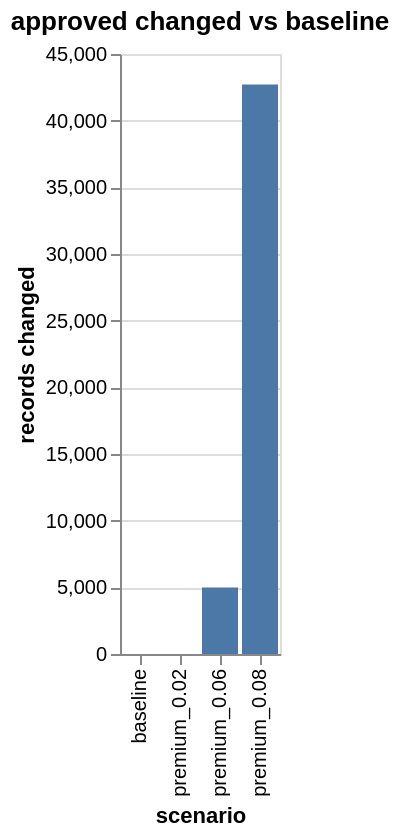
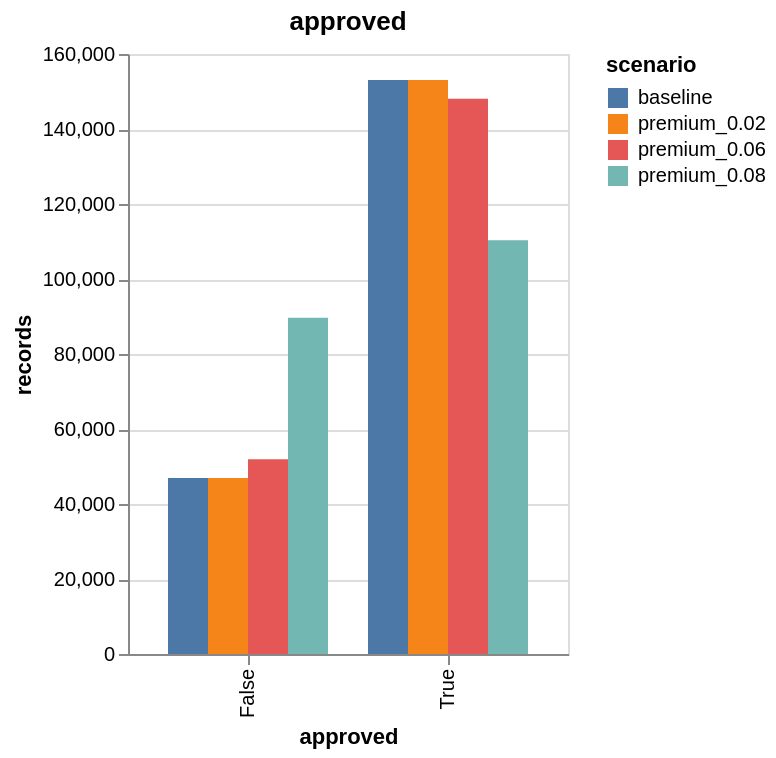
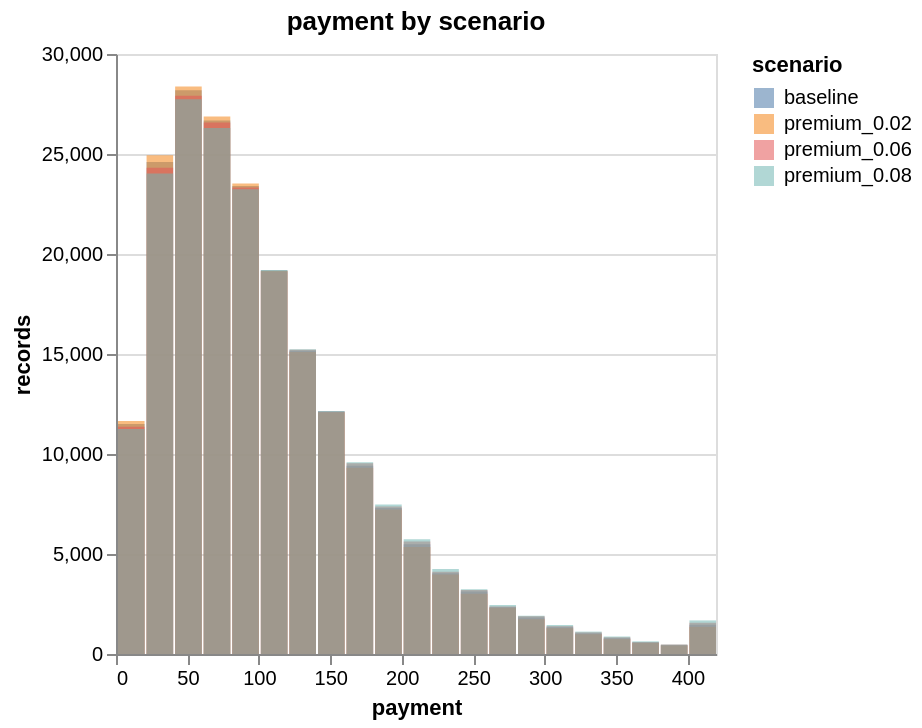
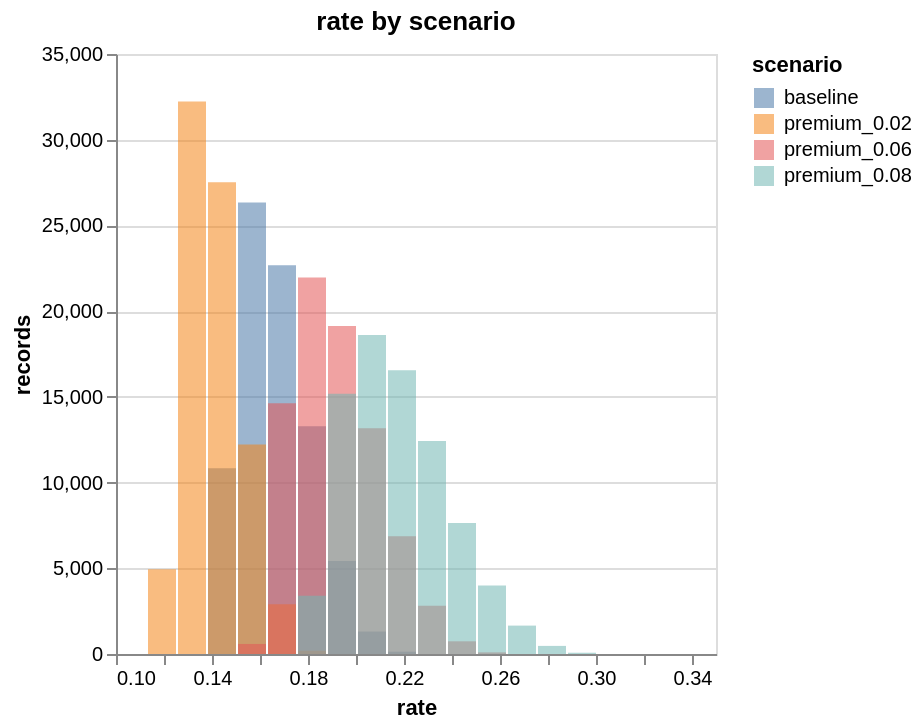

Notebook cell for these charts, in order:
### Code cell
result.show()

### Figure 1 — Vega-Lite specification as saved in the notebook (floating-point values rounded to 4 significant figures)
{"config": {"view": {"continuousWidth": 300, "continuousHeight": 300}}, "data": {"name": "data-efa2bae4e5b19e832a646f809c7d9238"}, "mark": {"type": "bar"}, "encoding": {"tooltip": [{"field": "scenario", "type": "nominal"}, {"field": "changed", "type": "quantitative"}, {"field": "compared", "type": "quantitative"}, {"field": "first", "title": "first changed record", "type": "quantitative"}], "x": {"field": "scenario", "sort": null, "type": "nominal"}, "y": {"field": "changed", "title": "records changed", "type": "quantitative"}}, "title": "approved changed vs baseline", "$schema": "https://vega.github.io/schema/vega-lite/v6.4.1.json", "datasets": {"data-efa2bae4e5b19e832a646f809c7d9238": [{"scenario": "baseline", "changed": 0, "compared": 200000, "first": null}, {"scenario": "premium_0.02", "changed": 0, "compared": 200000, "first": null}, {"scenario": "premium_0.06", "changed": 4986, "compared": 200000, "first": 22}, {"scenario": "premium_0.08", "changed": 42720, "compared": 200000, "first": 14}]}}

### Figure 2 — Vega-Lite specification as saved in the notebook (floating-point values rounded to 4 significant figures)
{"config": {"view": {"continuousWidth": 300, "continuousHeight": 300}}, "data": {"name": "data-7fa396ce431d6b666526570e9751a6c7"}, "mark": {"type": "bar"}, "encoding": {"color": {"field": "scenario", "type": "nominal"}, "tooltip": [{"field": "scenario", "type": "nominal"}, {"field": "value", "type": "nominal"}, {"field": "records", "type": "quantitative"}], "x": {"field": "value", "title": "approved", "type": "nominal"}, "xOffset": {"field": "scenario", "type": "nominal"}, "y": {"field": "records", "type": "quantitative"}}, "title": "approved", "$schema": "https://vega.github.io/schema/vega-lite/v6.4.1.json", "datasets": {"data-7fa396ce431d6b666526570e9751a6c7": [{"scenario": "baseline", "value": "True", "records": 153081}, {"scenario": "baseline", "value": "False", "records": 46919}, {"scenario": "premium_0.02", "value": "True", "records": 153081}, {"scenario": "premium_0.02", "value": "False", "records": 46919}, {"scenario": "premium_0.06", "value": "True", "records": 148095}, {"scenario": "premium_0.06", "value": "False", "records": 51905}, {"scenario": "premium_0.08", "value": "False", "records": 89639}, {"scenario": "premium_0.08", "value": "True", "records": 110361}]}}

### Figure 3 — Vega-Lite specification as saved in the notebook (floating-point values rounded to 4 significant figures)
{"config": {"view": {"continuousWidth": 300, "continuousHeight": 300}}, "data": {"name": "data-e528285dd50027264510df2d211274c2"}, "mark": {"type": "bar"}, "encoding": {"color": {"field": "scenario", "type": "nominal"}, "opacity": {"condition": {"param": "param_366548e304bb77de", "value": 0.55}, "value": 0.05}, "tooltip": [{"field": "scenario", "type": "nominal"}, {"field": "start", "format": ".4g", "type": "quantitative"}, {"field": "end", "format": ".4g", "type": "quantitative"}, {"field": "records", "type": "quantitative"}], "x": {"bin": "binned", "field": "start", "title": "payment", "type": "quantitative"}, "x2": {"field": "end"}, "y": {"field": "records", "stack": null, "type": "quantitative"}}, "params": [{"name": "param_366548e304bb77de", "select": {"type": "point", "fields": ["scenario"]}, "bind": "legend"}], "title": "payment by scenario", "$schema": "https://vega.github.io/schema/vega-lite/v6.4.1.json", "datasets": {"data-e528285dd50027264510df2d211274c2": [{"scenario": "baseline", "start": 0.0, "end": 20.0, "records": 11498}, {"scenario": "baseline", "start": 20.0, "end": 40.0, "records": 24604}, {"scenario": "baseline", "start": 40.0, "end": 60.0, "records": 28183}, {"scenario": "baseline", "start": 60.0, "end": 80.0, "records": 26679}, {"scenario": "baseline", "start": 80.0, "end": 100.0, "records": 23402}, {"scenario": "baseline", "start": 100.0, "end": 120.0, "records": 19188}, {"scenario": "baseline", "start": 120.0, "end": 140.0, "records": 15162}, {"scenario": "baseline", "start": 140.0, "end": 160.0, "records": 12126}, {"scenario": "baseline", "start": 160.0, "end": 180.0, "records": 9417}, {"scenario": "baseline", "start": 180.0, "end": 200.0, "records": 7305}, {"scenario": "baseline", "start": 200.0, "end": 220.0, "records": 5485}, {"scenario": "baseline", "start": 220.0, "end": 240.0, "records": 4039}, {"scenario": "baseline", "start": 240.0, "end": 260.0, "records": 3120}, {"scenario": "baseline", "start": 260.0, "end": 280.0, "records": 2333}, {"scenario": "baseline", "start": 280.0, "end": 300.0, "records": 1820}, {"scenario": "baseline", "start": 300.0, "end": 320.0, "records": 1340}, {"scenario": "baseline", "start": 320.0, "end": 340.0, "records": 1030}, {"scenario": "baseline", "start": 340.0, "end": 360.0, "records": 787}, {"scenario": "baseline", "start": 360.0, "end": 380.0, "records": 576}, {"scenario": "baseline", "start": 380.0, "end": 400.0, "records": 443}, {"scenario": "baseline", "start": 400.0, "end": 420.0, "records": 1463}, {"scenario": "premium_0.02", "start": 0.0, "end": 20.0, "records": 11646}, {"scenario": "premium_0.02", "start": 20.0, "end": 40.0, "records": 24942}, {"scenario": "premium_0.02", "start": 40.0, "end": 60.0, "records": 28372}, {"scenario": "premium_0.02", "start": 60.0, "end": 80.0, "records": 26869}, {"scenario": "premium_0.02", "start": 80.0, "end": 100.0, "records": 23525}, {"scenario": "premium_0.02", "start": 100.0, "end": 120.0, "records": 19160}, {"scenario": "premium_0.02", "start": 120.0, "end": 140.0, "records": 15098}, {"scenario": "premium_0.02", "start": 140.0, "end": 160.0, "records": 12087}, {"scenario": "premium_0.02", "start": 160.0, "end": 180.0, "records": 9318}, {"scenario": "premium_0.02", "start": 180.0, "end": 200.0, "records": 7223}, {"scenario": "premium_0.02", "start": 200.0, "end": 220.0, "records": 5348}, {"scenario": "premium_0.02", "start": 220.0, "end": 240.0, "records": 3978}, {"scenario": "premium_0.02", "start": 240.0, "end": 260.0, "records": 3010}, {"scenario": "premium_0.02", "start": 260.0, "end": 280.0, "records": 2312}, {"scenario": "premium_0.02", "start": 280.0, "end": 300.0, "records": 1738}, {"scenario": "premium_0.02", "start": 300.0, "end": 320.0, "records": 1291}, {"scenario": "premium_0.02", "start": 320.0, "end": 340.0, "records": 989}, {"scenario": "premium_0.02", "start": 340.0, "end": 360.0, "records": 745}, {"scenario": "premium_0.02", "start": 360.0, "end": 380.0, "records": 561}, {"scenario": "premium_0.02", "start": 380.0, "end": 400.0, "records": 430}, {"scenario": "premium_0.02", "start": 400.0, "end": 420.0, "records": 1358}, {"scenario": "premium_0.06", "start": 0.0, "end": 20.0, "records": 11365}, {"scenario": "premium_0.06", "start": 20.0, "end": 40.0, "records": 24311}, {"scenario": "premium_0.06", "start": 40.0, "end": 60.0, "records": 27909}, {"scenario": "premium_0.06", "start": 60.0, "end": 80.0, "records": 26569}, {"scenario": "premium_0.06", "start": 80.0, "end": 100.0, "records": 23321}, {"scenario": "premium_0.06", "start": 100.0, "end": 120.0, "records": 19143}, {"scenario": "premium_0.06", "start": 120.0, "end": 140.0, "records": 15211}, {"scenario": "premium_0.06", "start": 140.0, "end": 160.0, "records": 12128}, {"scenario": "premium_0.06", "start": 160.0, "end": 180.0, "records": 9541}, {"scenario": "premium_0.06", "start": 180.0, "end": 200.0, "records": 7381}, {"scenario": "premium_0.06", "start": 200.0, "end": 220.0, "records": 5624}, {"scenario": "premium_0.06", "start": 220.0, "end": 240.0, "records": 4109}, {"scenario": "premium_0.06", "start": 240.0, "end": 260.0, "records": 3203}, {"scenario": "premium_0.06", "start": 260.0, "end": 280.0, "records": 2376}, {"scenario": "premium_0.06", "start": 280.0, "end": 300.0, "records": 1882}, {"scenario": "premium_0.06", "start": 300.0, "end": 320.0, "records": 1391}, {"scenario": "premium_0.06", "start": 320.0, "end": 340.0, "records": 1081}, {"scenario": "premium_0.06", "start": 340.0, "end": 360.0, "records": 833}, {"scenario": "premium_0.06", "start": 360.0, "end": 380.0, "records": 590}, {"scenario": "premium_0.06", "start": 380.0, "end": 400.0, "records": 469}, {"scenario": "premium_0.06", "start": 400.0, "end": 420.0, "records": 1563}, {"scenario": "premium_0.08", "start": 0.0, "end": 20.0, "records": 11251}, {"scenario": "premium_0.08", "start": 20.0, "end": 40.0, "records": 24025}, {"scenario": "premium_0.08", "start": 40.0, "end": 60.0, "records": 27733}, {"scenario": "premium_0.08", "start": 60.0, "end": 80.0, "records": 26298}, {"scenario": "premium_0.08", "start": 80.0, "end": 100.0, "records": 23236}, {"scenario": "premium_0.08", "start": 100.0, "end": 120.0, "records": 19193}, {"scenario": "premium_0.08", "start": 120.0, "end": 140.0, "records": 15234}, {"scenario": "premium_0.08", "start": 140.0, "end": 160.0, "records": 12147}, {"scenario": "premium_0.08", "start": 160.0, "end": 180.0, "records": 9589}, {"scenario": "premium_0.08", "start": 180.0, "end": 200.0, "records": 7478}, {"scenario": "premium_0.08", "start": 200.0, "end": 220.0, "records": 5737}, {"scenario": "premium_0.08", "start": 220.0, "end": 240.0, "records": 4253}, {"scenario": "premium_0.08", "start": 240.0, "end": 260.0, "records": 3242}, {"scenario": "premium_0.08", "start": 260.0, "end": 280.0, "records": 2446}, {"scenario": "premium_0.08", "start": 280.0, "end": 300.0, "records": 1910}, {"scenario": "premium_0.08", "start": 300.0, "end": 320.0, "records": 1449}, {"scenario": "premium_0.08", "start": 320.0, "end": 340.0, "records": 1119}, {"scenario": "premium_0.08", "start": 340.0, "end": 360.0, "records": 874}, {"scenario": "premium_0.08", "start": 360.0, "end": 380.0, "records": 632}, {"scenario": "premium_0.08", "start": 380.0, "end": 400.0, "records": 474}, {"scenario": "premium_0.08", "start": 400.0, "end": 420.0, "records": 1680}]}}

### Figure 4 — Vega-Lite specification as saved in the notebook (floating-point values rounded to 4 significant figures)
{"config": {"view": {"continuousWidth": 300, "continuousHeight": 300}}, "data": {"name": "data-281c4e142983a3b104e41ee5840acaff"}, "mark": {"type": "bar"}, "encoding": {"color": {"field": "scenario", "type": "nominal"}, "opacity": {"condition": {"param": "param_366548e304bb77de", "value": 0.55}, "value": 0.05}, "tooltip": [{"field": "scenario", "type": "nominal"}, {"field": "start", "format": ".4g", "type": "quantitative"}, {"field": "end", "format": ".4g", "type": "quantitative"}, {"field": "records", "type": "quantitative"}], "x": {"bin": "binned", "field": "start", "title": "rate", "type": "quantitative"}, "x2": {"field": "end"}, "y": {"field": "records", "stack": null, "type": "quantitative"}}, "params": [{"name": "param_366548e304bb77de", "select": {"type": "point", "fields": ["scenario"]}, "bind": "legend"}], "title": "rate by scenario", "$schema": "https://vega.github.io/schema/vega-lite/v6.4.1.json", "datasets": {"data-281c4e142983a3b104e41ee5840acaff": [{"scenario": "baseline", "start": 0.1, "end": 0.1125, "records": 0}, {"scenario": "baseline", "start": 0.1125, "end": 0.125, "records": 0}, {"scenario": "baseline", "start": 0.125, "end": 0.1375, "records": 0}, {"scenario": "baseline", "start": 0.1375, "end": 0.15, "records": 10838}, {"scenario": "baseline", "start": 0.15, "end": 0.1625, "records": 26335}, {"scenario": "baseline", "start": 0.1625, "end": 0.175, "records": 22676}, {"scenario": "baseline", "start": 0.175, "end": 0.1875, "records": 13279}, {"scenario": "baseline", "start": 0.1875, "end": 0.2, "records": 5427}, {"scenario": "baseline", "start": 0.2, "end": 0.2125, "records": 1309}, {"scenario": "baseline", "start": 0.2125, "end": 0.225, "records": 133}, {"scenario": "baseline", "start": 0.225, "end": 0.2375, "records": 0}, {"scenario": "baseline", "start": 0.2375, "end": 0.25, "records": 0}, {"scenario": "baseline", "start": 0.25, "end": 0.2625, "records": 0}, {"scenario": "baseline", "start": 0.2625, "end": 0.275, "records": 0}, {"scenario": "baseline", "start": 0.275, "end": 0.2875, "records": 0}, {"scenario": "baseline", "start": 0.2875, "end": 0.3, "records": 0}, {"scenario": "baseline", "start": 0.3, "end": 0.3125, "records": 0}, {"scenario": "baseline", "start": 0.3125, "end": 0.325, "records": 0}, {"scenario": "baseline", "start": 0.325, "end": 0.3375, "records": 0}, {"scenario": "baseline", "start": 0.3375, "end": 0.35, "records": 0}, {"scenario": "premium_0.02", "start": 0.1, "end": 0.1125, "records": 0}, {"scenario": "premium_0.02", "start": 0.1125, "end": 0.125, "records": 4949}, {"scenario": "premium_0.02", "start": 0.125, "end": 0.1375, "records": 32224}, {"scenario": "premium_0.02", "start": 0.1375, "end": 0.15, "records": 27513}, {"scenario": "premium_0.02", "start": 0.15, "end": 0.1625, "records": 12220}, {"scenario": "premium_0.02", "start": 0.1625, "end": 0.175, "records": 2903}, {"scenario": "premium_0.02", "start": 0.175, "end": 0.1875, "records": 188}, {"scenario": "premium_0.02", "start": 0.1875, "end": 0.2, "records": 0}, {"scenario": "premium_0.02", "start": 0.2, "end": 0.2125, "records": 0}, {"scenario": "premium_0.02", "start": 0.2125, "end": 0.225, "records": 0}, {"scenario": "premium_0.02", "start": 0.225, "end": 0.2375, "records": 0}, {"scenario": "premium_0.02", "start": 0.2375, "end": 0.25, "records": 0}, {"scenario": "premium_0.02", "start": 0.25, "end": 0.2625, "records": 0}, {"scenario": "premium_0.02", "start": 0.2625, "end": 0.275, "records": 0}, {"scenario": "premium_0.02", "start": 0.275, "end": 0.2875, "records": 0}, {"scenario": "premium_0.02", "start": 0.2875, "end": 0.3, "records": 0}, {"scenario": "premium_0.02", "start": 0.3, "end": 0.3125, "records": 0}, {"scenario": "premium_0.02", "start": 0.3125, "end": 0.325, "records": 0}, {"scenario": "premium_0.02", "start": 0.325, "end": 0.3375, "records": 0}, {"scenario": "premium_0.02", "start": 0.3375, "end": 0.35, "records": 0}, {"scenario": "premium_0.06", "start": 0.1, "end": 0.1125, "records": 0}, {"scenario": "premium_0.06", "start": 0.1125, "end": 0.125, "records": 0}, {"scenario": "premium_0.06", "start": 0.125, "end": 0.1375, "records": 0}, {"scenario": "premium_0.06", "start": 0.1375, "end": 0.15, "records": 0}, {"scenario": "premium_0.06", "start": 0.15, "end": 0.1625, "records": 587}, {"scenario": "premium_0.06", "start": 0.1625, "end": 0.175, "records": 14629}, {"scenario": "premium_0.06", "start": 0.175, "end": 0.1875, "records": 21957}, {"scenario": "premium_0.06", "start": 0.1875, "end": 0.2, "records": 19133}, {"scenario": "premium_0.06", "start": 0.2, "end": 0.2125, "records": 13162}, {"scenario": "premium_0.06", "start": 0.2125, "end": 0.225, "records": 6874}, {"scenario": "premium_0.06", "start": 0.225, "end": 0.2375, "records": 2821}, {"scenario": "premium_0.06", "start": 0.2375, "end": 0.25, "records": 740}, {"scenario": "premium_0.06", "start": 0.25, "end": 0.2625, "records": 93}, {"scenario": "premium_0.06", "start": 0.2625, "end": 0.275, "records": 1}, {"scenario": "premium_0.06", "start": 0.275, "end": 0.2875, "records": 0}, {"scenario": "premium_0.06", "start": 0.2875, "end": 0.3, "records": 0}, {"scenario": "premium_0.06", "start": 0.3, "end": 0.3125, "records": 0}, {"scenario": "premium_0.06", "start": 0.3125, "end": 0.325, "records": 0}, {"scenario": "premium_0.06", "start": 0.325, "end": 0.3375, "records": 0}, {"scenario": "premium_0.06", "start": 0.3375, "end": 0.35, "records": 0}, {"scenario": "premium_0.08", "start": 0.1, "end": 0.1125, "records": 0}, {"scenario": "premium_0.08", "start": 0.1125, "end": 0.125, "records": 0}, {"scenario": "premium_0.08", "start": 0.125, "end": 0.1375, "records": 0}, {"scenario": "premium_0.08", "start": 0.1375, "end": 0.15, "records": 0}, {"scenario": "premium_0.08", "start": 0.15, "end": 0.1625, "records": 0}, {"scenario": "premium_0.08", "start": 0.1625, "end": 0.175, "records": 0}, {"scenario": "premium_0.08", "start": 0.175, "end": 0.1875, "records": 3396}, {"scenario": "premium_0.08", "start": 0.1875, "end": 0.2, "records": 15174}, {"scenario": "premium_0.08", "start": 0.2, "end": 0.2125, "records": 18603}, {"scenario": "premium_0.08", "start": 0.2125, "end": 0.225, "records": 16559}, {"scenario": "premium_0.08", "start": 0.225, "end": 0.2375, "records": 12428}, {"scenario": "premium_0.08", "start": 0.2375, "end": 0.25, "records": 7638}, {"scenario": "premium_0.08", "start": 0.25, "end": 0.2625, "records": 3995}, {"scenario": "premium_0.08", "start": 0.2625, "end": 0.275, "records": 1657}, {"scenario": "premium_0.08", "start": 0.275, "end": 0.2875, "records": 472}, {"scenario": "premium_0.08", "start": 0.2875, "end": 0.3, "records": 74}, {"scenario": "premium_0.08", "start": 0.3, "end": 0.3125, "records": 1}, {"scenario": "premium_0.08", "start": 0.3125, "end": 0.325, "records": 0}, {"scenario": "premium_0.08", "start": 0.325, "end": 0.3375, "records": 0}, {"scenario": "premium_0.08", "start": 0.3375, "end": 0.35, "records": 0}]}}
